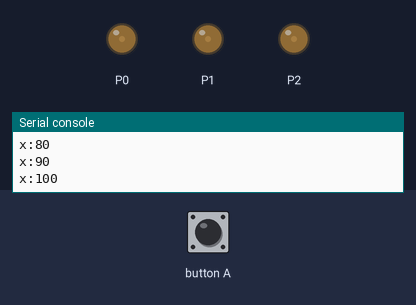
A program run on a simulated BBC micro:bit (MakeCode). On the bench: output pins drawn as LEDs (lit = HIGH), the last lines printed to the serial console. The test bench sets the inputs (shaded band).

Above: at 1.26 s.
1.3 s: button A pressed for 0.15 s
At 5.12 s:
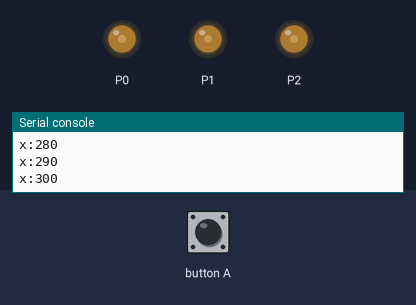
At 14.4 s:
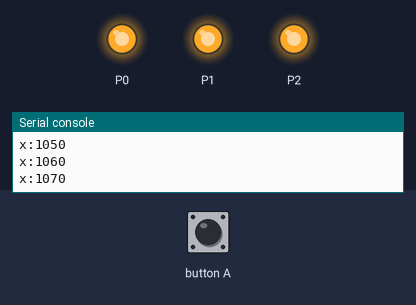
Timing chart, 0 to 15.9 s (numbered marks = the images above; inputs shaded):
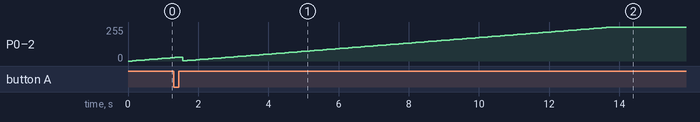

The program:

main.ts
```typescript
input.onButtonPressed(Button.A, function () {
    helligkeit = 0
})
function ein (num: number) {
    pins.analogWritePin(AnalogPin.P0, num)
    pins.analogWritePin(AnalogPin.P1, num)
    pins.analogWritePin(AnalogPin.P2, num)
}
let helligkeit = 0
helligkeit = 0
basic.forever(function () {
    ein(helligkeit)
    basic.pause(100)
    helligkeit += 10
    serial.writeValue("x", helligkeit)
})
```

test.ts
```typescript
// Hier kann man Tests durchführen; diese Datei wird nicht kompiliert, wenn dieses Paket als Erweiterung verwendet wird.
```
